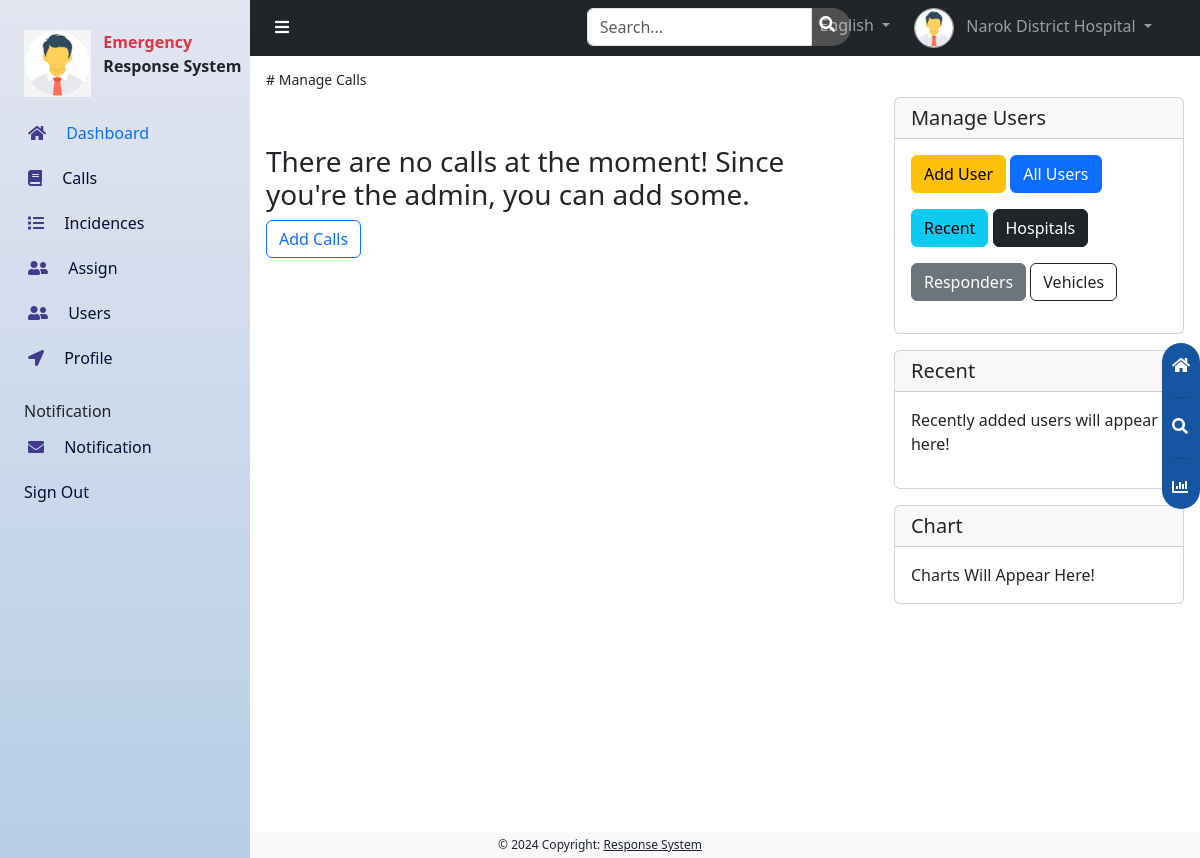
Before: /admins/calls/ (signed in) with the older database file.
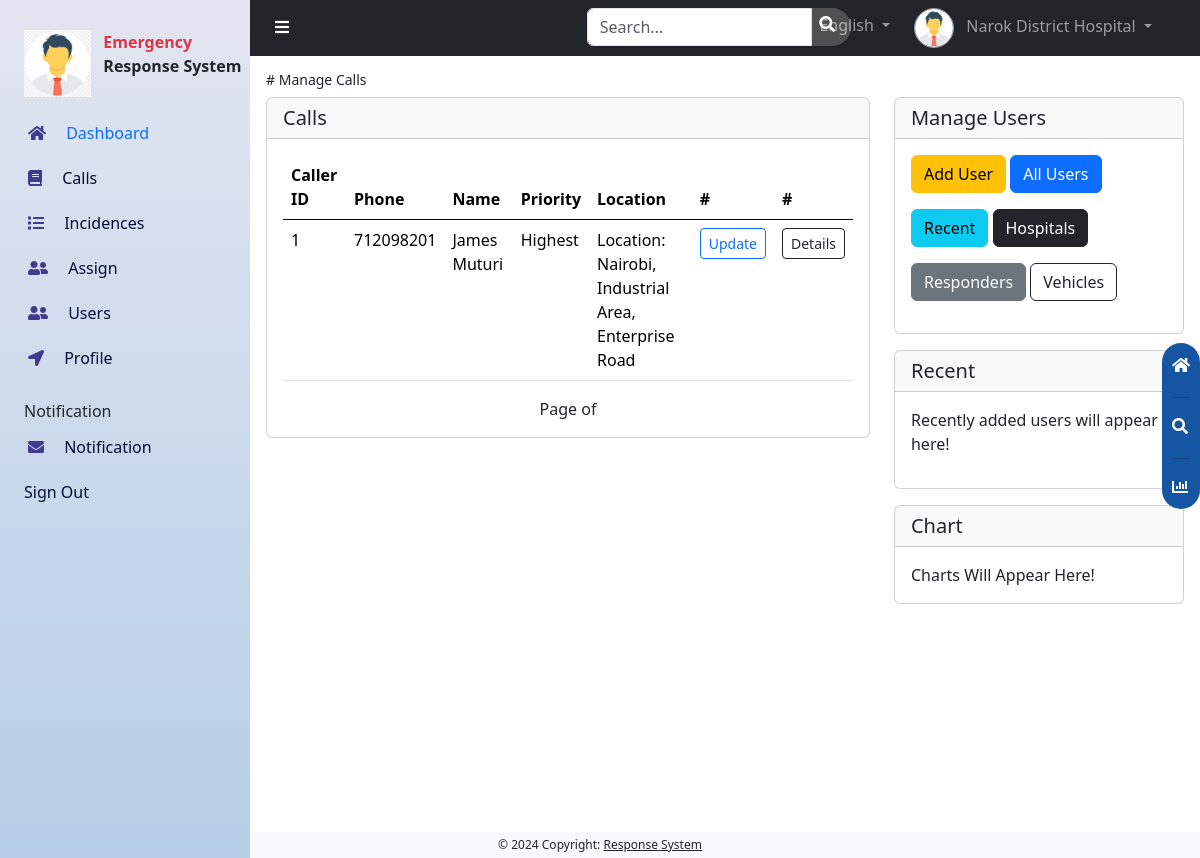
After: the same page with the newer database file.
### administrator/models.py (models this page shows, shortened)
class Calls(models.Model):
    levels =[
        ('Highest', 'highest'),
        ('Moderate', 'moderate'),
        ('Low', 'low'),
    ]
    caller_name = models.CharField(max_length=100)
    caller_phone = models.IntegerField()
    location = models.ForeignKey(Location, on_delete=models.CASCADE)
    time_of_call = models.DateTimeField(auto_now_add=True)
    priority = models.CharField(max_length=50, choices=levels, default='Moderate')

### main/models.py (models this page shows)
class Location(models.Model):
    address = models.CharField(max_length=255)
    lon = models.FloatField()
    lat = models.FloatField()
    def __str__(self):
        return f'Location: {self.address}'

### administrator/views.py (the view)
# urls.py: path('calls/', views.calls, name='calls'),
@login_required
@user_passes_test(is_superuser)
def calls(request):
    calls = Calls.objects.all().order_by('-time_of_call')
    recent_calls = Calls.objects.all().order_by('-time_of_call')[0:3]
    context = {
        'calls': calls,
        'recent_calls': recent_calls
    }
    return render(request, 'calls/calls.html', context)

### accounts/models.py (called while the page is built)
    def __str__(self):
        return self.full_names

### administrator/views.py (called while the page is built)
def is_superuser(request):
    return is_superuser

### administrator/templates/calls/calls.html (shortened to what the changed rows need)
{% extends '../dashboard.html' %}
{% block content %}
<div id="content" class="can_have_sidenav">
    <div class="p-3">
        {% block items %}
        <div class="row">
            <div class="col-12 col-lg-8 mb-4 mb-lg-0">
                {% if calls %}
                <div class="card">
                    <h5 class="card-header">Calls</h5>
                    <div class="card-body">
                        <div class="table-responsive">
                            <table class="table">
                                <thead>
                                    <tr>
                                        <th scope="col">Caller ID</th>
                                        <th scope="col">Phone</th>
                                        <th scope="col">Name</th>
                                        <th scope="col">Priority</th>
                                        <th scope="col">Location</th>
                                        <th scope="col">#</th>
                                        <th scope="col">#</th>
                                    </tr>
                                </thead>
                                <tbody>
                                    {% for call in calls %}
                                    <tr>
                                        <td>{{call.id}}</td>
                                        <td>{{call.caller_phone}}</td>
                                        <td>{{call.caller_name}}</td>
                                        <td>{{call.priority}}</td>
                                        <td>{{call.location}}</td>
                                        <td>
                                            <a href="{% url 'call_update' call.id %}"
                                                class="btn btn-sm btn-outline-primary">Update</a>
                                        </td>
                                        <td>
                                            <a href="{% url 'call_details' call.id %}"
                                                class="btn btn-sm btn-outline-dark">Details</a>
                                        </td>
                                    </tr>
                                    {% endfor %}
                                </tbody>
                            </table>
                        </div>
                        <div class='pagination justify-content-center'>
                            <span class='mx-4'>
                                Page {{ page_obj.number }} of {{ page_obj.paginator.num_pages }}
                            </span>
                        </div>
                    </div>
                </div>
                {% else %}
                <div class="py-5">
                    <h3>
                        There are no calls at the moment! Since you're the admin, you can add some.
                    </h3>
                    <a class="btn btn-outline-primary" href="{% url 'record_call' %}">Add Calls</a>
                </div>
                {% endif %}
            </div>
            {% endblock %}
        </div>
    </div>
</div>
{% endblock %}

Changed rows visible on the page:
added Calls: id "1", caller_phone "712098201", caller_name "James Muturi", priority "Highest", location "Location: Nairobi, Industrial Area, Enterprise Road"
Other visible differences:
text no longer shown: "There are no calls at the moment! Since you're the admin, you can add some. Add Calls"
text now shown: "Calls Caller ID Phone Name Priority Location # # Page of"
